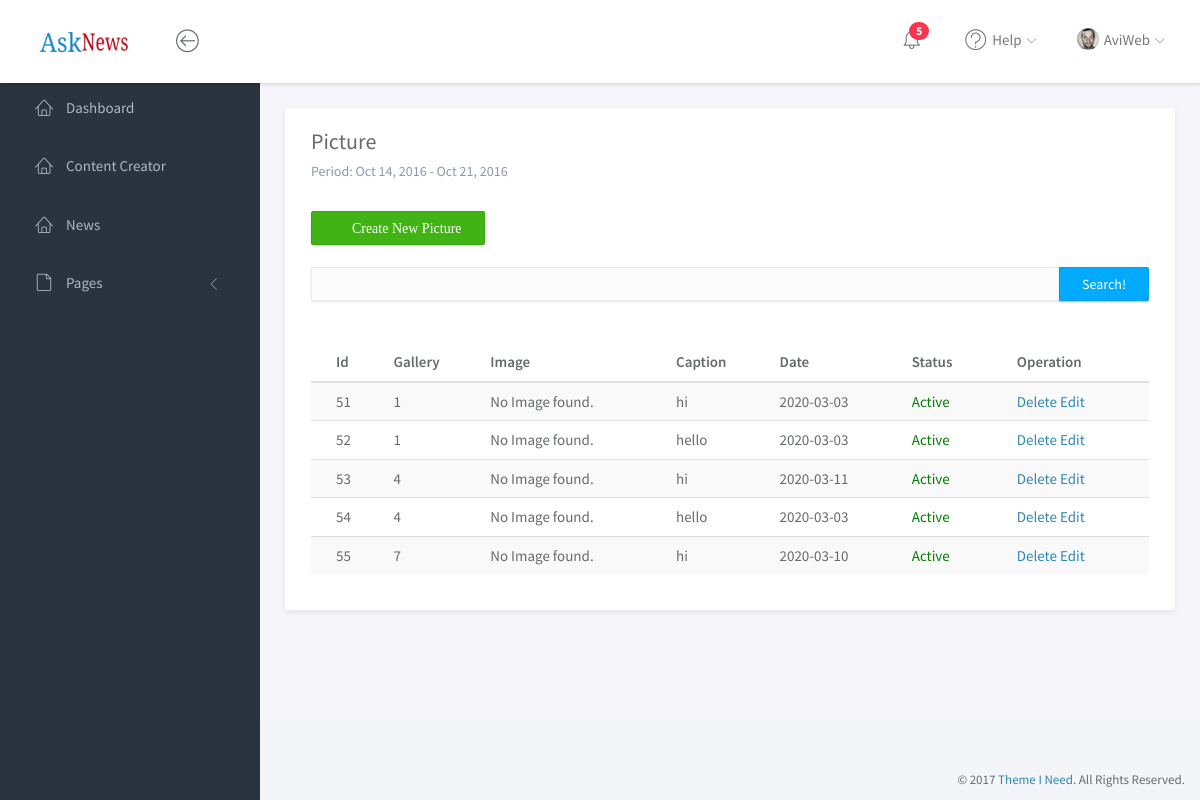
Page /Sub_Admin/picture.php (signed in) on the earlier database version.
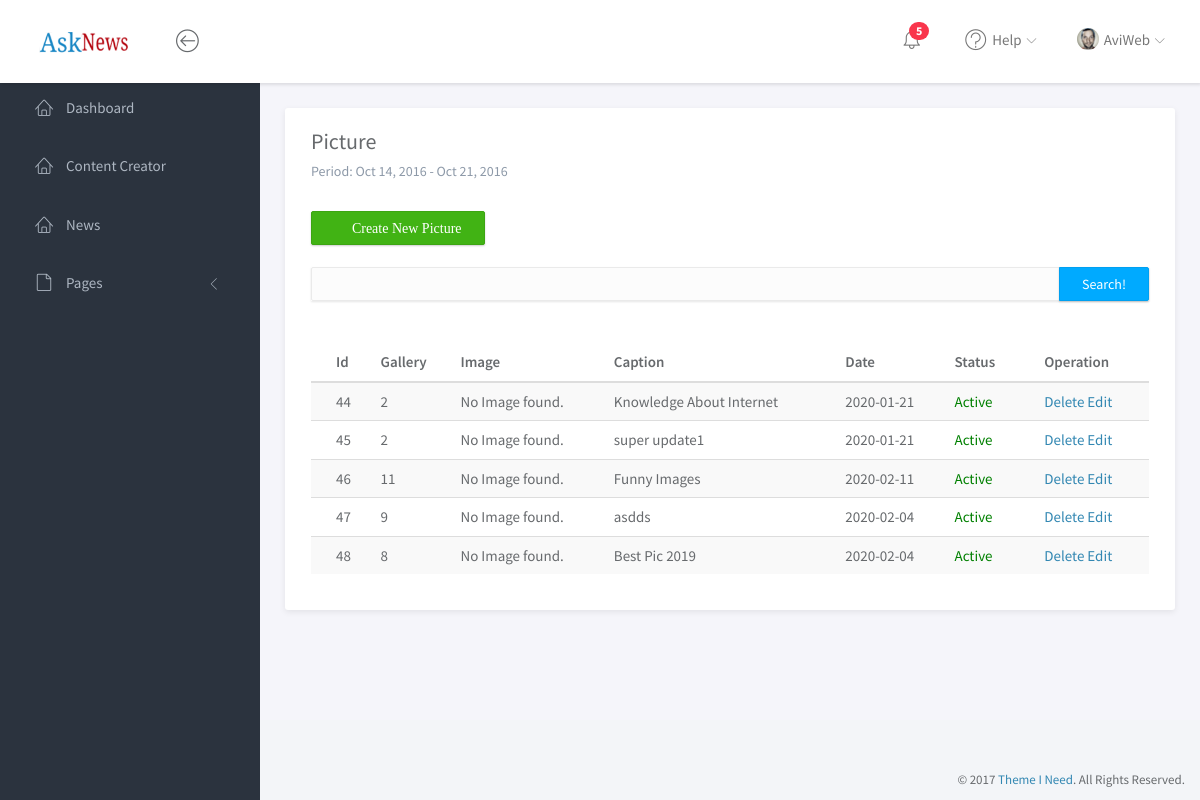
Same page on the later database version.
### tables this page shows
CREATE TABLE `tbl_module_user` (
  `id` int(5) NOT NULL,
  `user_name` varchar(30) NOT NULL,
  `image` varchar(30) NOT NULL,
  `first_name` varchar(30) NOT NULL,
  `last_name` varchar(30) NOT NULL,
  `email` varchar(50) NOT NULL,
  `password` text NOT NULL,
  `date` timestamp NOT NULL DEFAULT CURRENT_TIMESTAMP ON UPDATE CURRENT_TIMESTAMP,
  `status` tinyint(1) NOT NULL DEFAULT '1',
  `role` tinyint(1) NOT NULL DEFAULT '1'
);

CREATE TABLE `tbl_picture` (
  `id` int(5) NOT NULL,
  `gallery_id` int(5) DEFAULT NULL,
  `caption` varchar(255) DEFAULT NULL,
  `image` varchar(100) DEFAULT NULL,
  `c_date` date DEFAULT NULL,
  `date` timestamp NOT NULL DEFAULT CURRENT_TIMESTAMP ON UPDATE CURRENT_TIMESTAMP,
  `status` tinyint(1) NOT NULL DEFAULT '1'
);

### Sub_Admin/engine/engine.php (called while the page is built, shortened)
<?php
@$page=$_GET["page"];
  if($page=="" || $page==1)
  {
      @$page1=0;
  }
  else
  {
      @$page1=($page*5)-5;
  }
  if($type=="news"){
    $select="SELECT * FROM `tbl_$type` limit $page1,5";
  }else{
  $select="SELECT * FROM `tbl_$type` limit $page1,5";
  }
  $sql="SELECT * FROM `tbl_module_user` WHERE `user_name`='$ses' ";
  $qry=mysqli_query($con,$sql);
  $data=mysqli_fetch_array($qry);
if(isset($_POST["m_'.$type.'"])){
  $sql=$select;
}else{
  $sql=$select;
}
if(isset($_POST['search'])){
	if($_POST['keyword']==NULL){
    $error="Please Enter Hint Like ID or Title or caption to search ";
    $sql=$select;
  }
else{
  $searchkey = $_POST['keyword'];
  if($type=="picture" || $type=="slideshow"){
    $sql="select * from tbl_$type where caption like '%$searchkey%' or id like '%$searchkey%' and deletion='1'";
    }
    if($type=="gallery" || $type=="categories"){
      $sql="select * from tbl_$type where title like '%$searchkey%' or id like '%$searchkey%' and deletion='1'";
      }
      if($type=="qna"){
        $sql="select * from tbl_$type where question like '%$searchkey%' or id like '%$searchkey%' and deletion='1'";
        }
        if($type=="feedbcak"){
          $sql="select * from tbl_$type where subject like '%$searchkey%' or message like '%$searchkey%' or id like '%$searchkey%' and deletion='1'";
          }
}
}else{
  $sql=$select;
  }
  $query=mysqli_query($con,$sql);
?>

### Sub_Admin/Manager/picture/tbl.php (the view, shortened to what this page needs)
<form action="<?php echo $_SERVER['PHP_SELF'];?>" method="post">
<button type="submit" class="btn btn-success" name="create"><i class="fa fa-plus-square">&nbsp; Create New <?php echo ucfirst($type);?></i></button>
           <br><br>             <div class="input-group">
							<input class="form-control" type="text" name="keyword">
							<span class="input-group-btn"><button class="btn btn-primary" type="submit" name="search">Search!</button></span>
						</div>
				<br><br>
                		<table class="table table-striped">
										<thead>
											<tr>
											<th>Id</th>
											<th>Gallery</th>
											<th>Image</th>
											<th>Caption</th>
											<th>Date</th>
											<th>Status</th>
											<th>Operation</th>
											</tr>
										</thead>
										<tbody>
										<?php
	  while($row=mysqli_fetch_array($query)):
	  ?>
											<tr>
											<td><?php echo $row['id']; ?></td>
											<td><?php echo $row['gallery_id']; ?></td>
											<td><?php
        if(file_exists($imgPath.$row['gallery_id']."/".$row['image']) && !empty($row['image'])){
		?>
        <img src="<?php echo $imgPath.$row['gallery_id']."/".$row['image']; ?>" width="80"/>
        <?php
		}else echo "No Image found.";
		?></td><td><?php echo $row['caption']; ?></td>
											<td><?php echo $row['c_date']; ?></td>
											<td>
		<a href="?status=<?php echo $row['id']; ?>" style="color:<?php echo $row['status']?'green':'red'; ?>" onclick="return confirm('Are you sure to change the status of item?')">
		<?php echo $row['status']?'Active':'in-active'; ?></td>
        <td><a href="?del=<?php echo $row['id']; ?>" class="ico del" onclick="return confirm('Are you sure to delete this item?')">Delete</a>
        <a href="?edit=<?php echo $row['id']; ?>" class="ico edit">Edit</a></td>
											</tr>
											<?php
											endwhile;
											?>
										</tbody>
									</table>
						</form>

### Sub_Admin/Includes/header.php (shortened to what this page needs)
<?php
include "../Super_Admin/includes/dbconfig.php";
$ses="";
	if(isset($_SESSION['newAdSub-AdminLogin'])||isset($_SESSION['newNewsSub-AdminLogin'])){
	if(isset($_SESSION['newAdSub-AdminLogin'])){
		$ses=$_SESSION['newAdSub-AdminLogin'];
	}else{
		$ses=$_SESSION['newNewsSub-AdminLogin'];
	}
    }
    else{
        header ("location: login.php");
    }
	include "engine/engine.php";
?>
<!doctype html>
<html lang="en">
<head>
	<link rel="stylesheet" href="assets/vendor/bootstrap/css/bootstrap.min.css">
	<link rel="stylesheet" href="assets/vendor/font-awesome/css/font-awesome.min.css">
	<link rel="stylesheet" href="assets/vendor/linearicons/style.css">
	<link rel="stylesheet" href="assets/vendor/toastr/toastr.min.css">
	<link rel="stylesheet" href="assets/css/main.css">
	<link rel="stylesheet" href="assets/css/demo.css">
</head>
<body>
	<div id="wrapper">
		<nav class="navbar navbar-default navbar-fixed-top">
			<div class="brand" >
				<a href="index.html"><img src="assets/img/logo-dark.png" style="height:21px;width:90px;"  ></a>
			</div>
			<div class="container-fluid">
				<div class="navbar-btn">
					<button type="button" class="btn-toggle-fullwidth"><i class="lnr lnr-arrow-left-circle"></i></button>
				</div>
				<div id="navbar-menu">
					<ul class="nav navbar-nav navbar-right">
						<li class="dropdown">
							<a href="#" class="dropdown-toggle icon-menu" data-toggle="dropdown">
								<i class="lnr lnr-alarm"></i>
								<span class="badge bg-danger">5</span>
							</a>
						</li>
						<li class="dropdown">
							<a href="#" class="dropdown-toggle" data-toggle="dropdown"><i class="lnr lnr-question-circle"></i> <span>Help</span> <i class="icon-submenu lnr lnr-chevron-down"></i></a>
						</li>
						<li class="dropdown">
							<a href="#" class="dropdown-toggle" data-toggle="dropdown"><img src="assets/img/user.png" class="img-circle" alt="Avatar"> <span><?php echo $data['user_name'];?></span> <i class="icon-submenu lnr lnr-chevron-down"></i></a>
						</li>
					</ul>
				</div>
			</div>
		</nav>
		<div id="sidebar-nav" class="sidebar">
			<div class="sidebar-scroll">
				<nav>
					<ul class="nav">
					<li><a href="index.php" <?php echo $type == "index"?'class="active"':'';?>><i class="lnr lnr-home"></i> <span>Dashboard</span></a></li>
					<?php
					if($_SESSION['role']==0){
					?>
					<li><a href="content_creator.php" <?php echo $type == "content_creator"?'class="active"':'';?>><i class="lnr lnr-home"></i> <span>Content Creator</span></a></li>
					<li><a href="news.php" <?php echo $type == "news"?'class="active"':'';?>><i class="lnr lnr-home"></i> <span> News</span></a></li>
					<?php
					}
					?>
                        <li>
							<a href="#subPages" data-toggle="collapse" class="collapsed"><i class="lnr lnr-file-empty"></i> <span>Pages</span> <i class="icon-submenu lnr lnr-chevron-left"></i></a>
						</li>
					</ul>
				</nav>
			</div>
		</div>

### Sub_Admin/picture.php (shortened to what this page needs)
<?php
$type="picture";
$imgPath = "images/gallery/";
include "Includes/header.php";
include_once "engine/engine.php";
?>
		<div class="main">
			<div class="main-content">
				<div class="container-fluid">
					<div class="panel panel-headline">
						<div class="panel-heading">
							<h3 class="panel-title"><?php echo ucfirst($type);?></h3>
							<p class="panel-subtitle">Period: Oct 14, 2016 - Oct 21, 2016</p>
						</div>
						<div class="panel-body">
						<?php
						if(isset($_POST['create']) || isset($p) || isset($_GET['edit'])){
							include "Manager/$type/form.php";
							}else
							{
									include "Manager/$type/tbl.php";
								}
						?>
						</div>
					</div>
				</div>
			</div>
		</div>
        <?php
        include "Includes/footer.php";
        ?>

### Sub_Admin/Includes/footer.php (shortened to what this page needs)
		<footer>
			<div class="container-fluid">
				<p class="copyright">&copy; 2017 <a href="https://www.themeineed.com" target="_blank">Theme I Need</a>. All Rights Reserved.</p>
			</div>
		</footer>
	</div>
</body>
</html>

Differences in the rows shown:
removed tbl_picture: id "51", gallery "1", image "No Image found.", caption "hi", c_date "2020-03-03", status "Active"
removed tbl_picture: id "52", gallery "1", image "No Image found.", caption "hello", c_date "2020-03-03", status "Active"
removed tbl_picture: id "53", gallery "4", image "No Image found.", caption "hi", c_date "2020-03-11", status "Active"
removed tbl_picture: id "54", gallery "4", image "No Image found.", caption "hello", c_date "2020-03-03", status "Active"
removed tbl_picture: id "55", gallery "7", image "No Image found.", caption "hi", c_date "2020-03-10", status "Active"
added tbl_picture: id "44", gallery "2", image "No Image found.", caption "Knowledge About Internet", c_date "2020-01-21", status "Active"
added tbl_picture: id "45", gallery "2", image "No Image found.", caption "super update1", c_date "2020-01-21", status "Active"
added tbl_picture: id "46", gallery "11", image "No Image found.", caption "Funny Images", c_date "2020-02-11", status "Active"
added tbl_picture: id "47", gallery "9", image "No Image found.", caption "asdds", c_date "2020-02-04", status "Active"
added tbl_picture: id "48", gallery "8", image "No Image found.", caption "Best Pic 2019", c_date "2020-02-04", status "Active"
